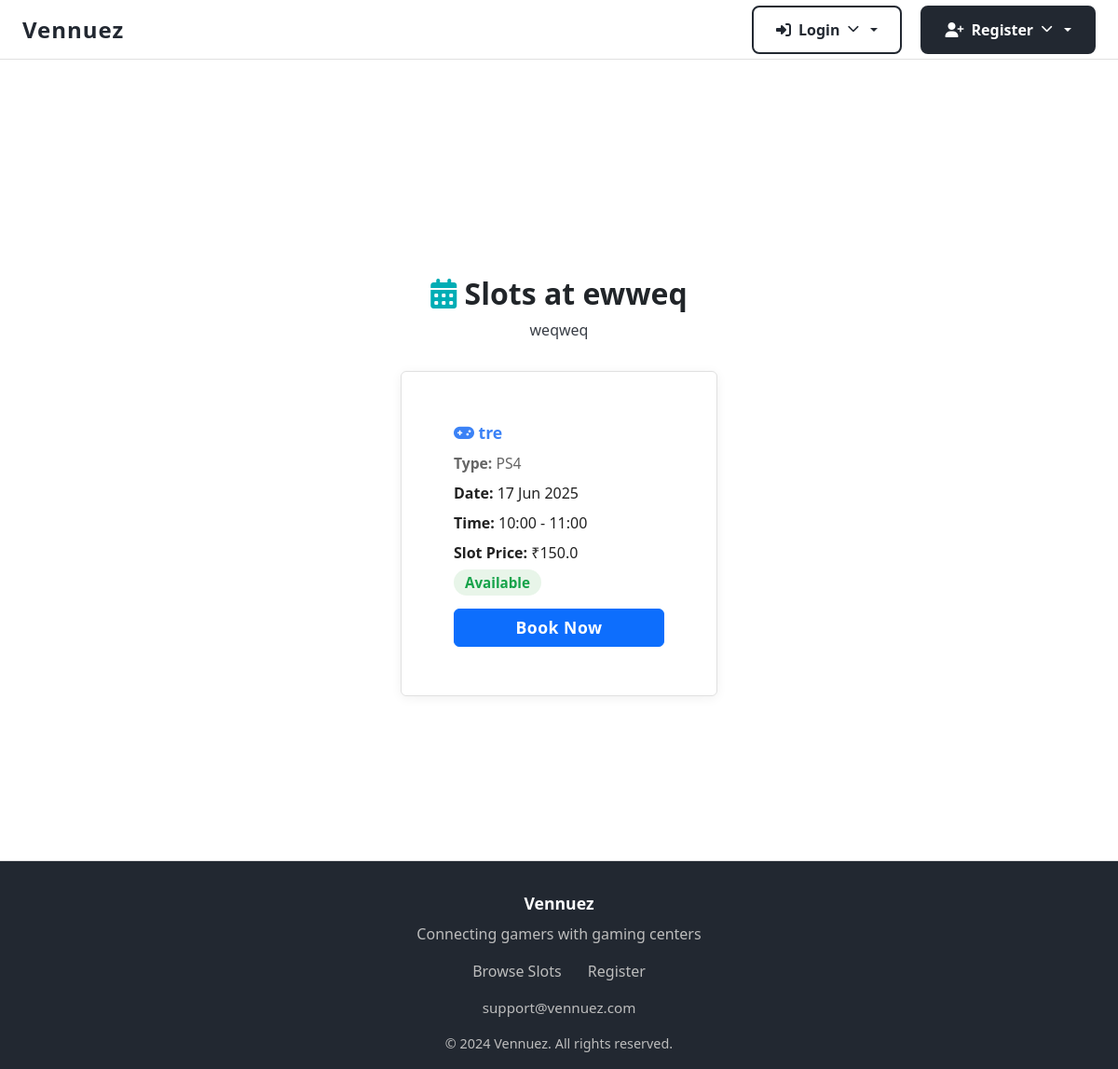
The page /center_slots/3 on the database as committed earlier.
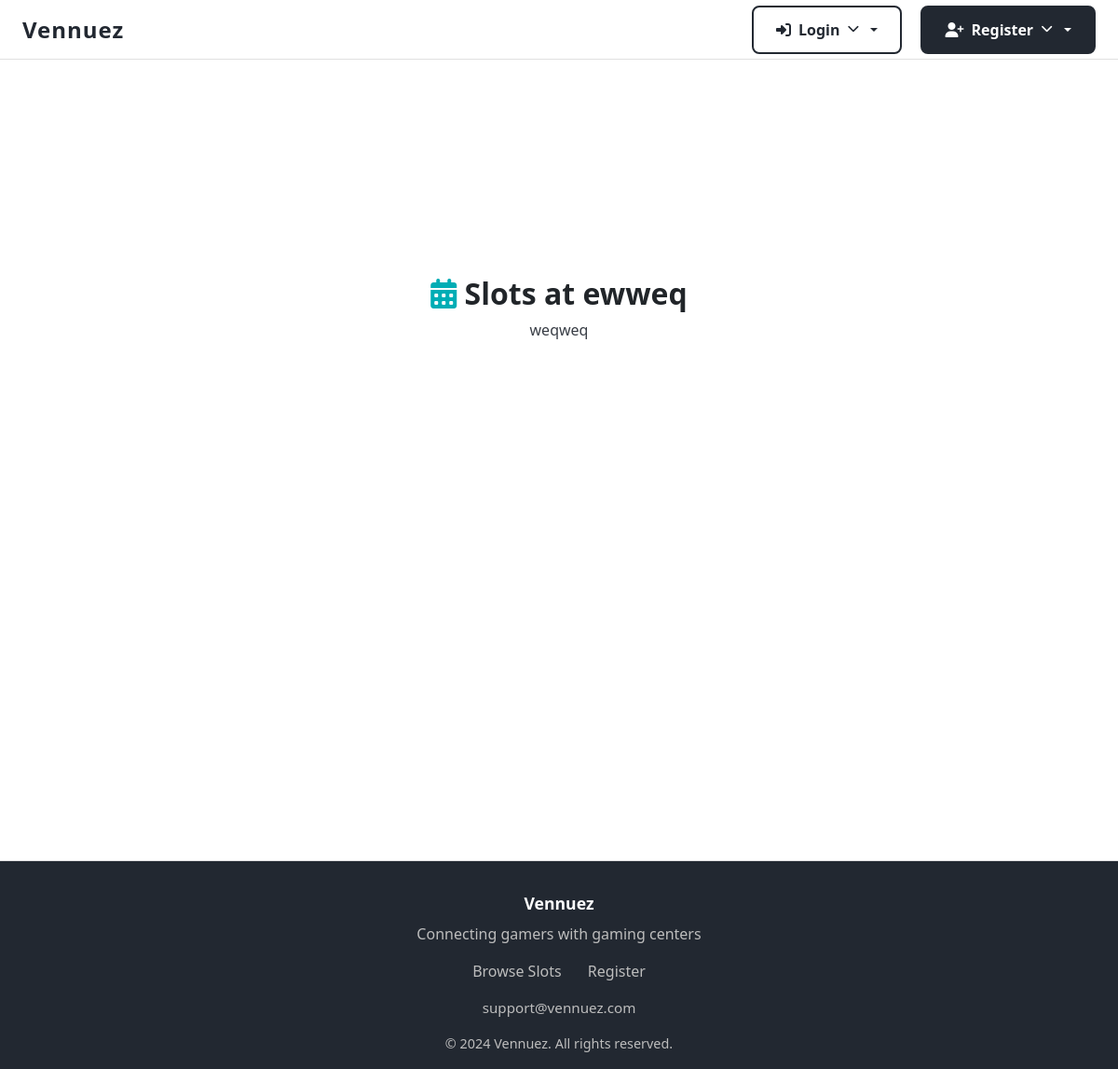
The same page on the database as committed later.
### models.py (models this page shows, shortened)
class TimeSlot(db.Model):
    __tablename__ = 'time_slots'
    id = db.Column(db.Integer, primary_key=True)
    start_time = db.Column(db.DateTime, nullable=False)
    end_time = db.Column(db.DateTime, nullable=False)
    total_amount = db.Column(db.Float, nullable=False)
    advance_paid = db.Column(db.Float, default=50.0)  # Fixed advance amount
    is_booked = db.Column(db.Boolean, default=False)
    snacks_amount = db.Column(db.Float, default=0.0)
    final_amount = db.Column(db.Float, default=0.0)
    completed = db.Column(db.Boolean, default=False)
    number_of_people = db.Column(db.Integer, default=1)  # New field for number of people
    booking_id = db.Column(db.String(20), unique=True, nullable=True)
    customer_name = db.Column(db.String(100), nullable=True)
    customer_phone = db.Column(db.String(20), nullable=True)
    customer_email = db.Column(db.String(120), nullable=True)
    customer_age = db.Column(db.Integer, nullable=True)
    special_requests = db.Column(db.Text, nullable=True)
    contact_sms = db.Column(db.Boolean, default=True)
    contact_whatsapp = db.Column(db.Boolean, default=True)
    contact_email = db.Column(db.Boolean, default=False)
    payment_status = db.Column(db.String(20), default='pending')  # pending, paid, failed
    payment_id = db.Column(db.String(100), nullable=True)
    booking_time = db.Column(db.DateTime, nullable=True)
    created_at = db.Column(db.DateTime, default=datetime.utcnow)
    console_id = db.Column(db.Integer, db.ForeignKey('consoles.id'), nullable=False)
    user_id = db.Column(db.Integer, db.ForeignKey('users.id'), nullable=True)  # Optional for unregistered bookings

class Console(db.Model):
    __tablename__ = 'consoles'
    id = db.Column(db.Integer, primary_key=True)
    name = db.Column(db.String(100), nullable=False)
    console_type = db.Column(db.String(50), nullable=False)
    hourly_rate = db.Column(db.Float, nullable=False)  # Rate per person per hour
    is_available = db.Column(db.Boolean, default=True)
    created_at = db.Column(db.DateTime, default=datetime.utcnow)
    owner_id = db.Column(db.Integer, db.ForeignKey('owners.id'), nullable=False)
    slots = db.relationship('TimeSlot', backref='console', lazy=True, cascade='all, delete-orphan')

### routes.py (the view)
@app.route('/center_slots/<int:owner_id>')
def center_slots(owner_id):
    owner = Owner.query.get_or_404(owner_id)
    slots = TimeSlot.query.join(Console).filter(
        Console.owner_id == owner_id,
        TimeSlot.is_booked == False,
        TimeSlot.start_time > datetime.now(),
        Console.is_available == True
    ).order_by(TimeSlot.start_time).all()
    return render_template('center_slots.html', owner=owner, slots=slots)

### templates/center_slots.html (shortened to what this page needs)
{% extends "base.html" %}
{% block content %}
<section class="center-slots-page" style="padding: 2rem 0;">
    <div class="container">
        <div class="page-header" style="margin-bottom: 2rem; text-align: center;">
            <h1 style="font-size: 2rem; font-weight: 700; margin-bottom: 0.5rem;">
                <i class="fas fa-calendar-alt" style="color: var(--accent);"></i> Slots at {{ owner.gaming_center_name }}
            </h1>
            <p style="color: var(--secondary);">{{ owner.address }}</p>
        </div>
        <div class="slots-list" style="display: flex; flex-wrap: wrap; gap: 2rem; justify-content: center;">
            {% for slot in slots %}
            <div class="card" style="min-width: 280px; max-width: 340px; flex: 1 1 280px; box-shadow: 0 2px 12px rgba(0,0,0,0.06); border: 1.5px solid var(--border); position: relative;">
                <div style="padding: 1.25rem 1.5rem;">
                    <div style="font-size: 1.1rem; font-weight: 700; color: #3b82f6; margin-bottom: 0.5rem;">
                        <i class="fas fa-gamepad"></i> {{ slot.console.name if slot.console else 'Unknown Console' }}
                    </div>
                    <div style="margin-bottom: 0.5rem; color: #666; font-size: 0.98rem;"><b>Type:</b> {{ slot.console.console_type if slot.console else '' }}</div>
                    <div style="margin-bottom: 0.5rem; color: #222;"><b>Date:</b> {{ slot.start_time.strftime('%d %b %Y') }}</div>
                    <div style="margin-bottom: 0.5rem; color: #222;"><b>Time:</b> {{ slot.start_time.strftime('%H:%M') }} - {{ slot.end_time.strftime('%H:%M') }}</div>
                    <div style="margin-bottom: 0.5rem; color: #222;"><b>Slot Price:</b> ₹{{ slot.total_amount }}</div>
                    <div style="margin-bottom: 1rem;">
                        <span style="color: #16a34a; font-weight: 600; background: #e8f5e9; padding: 0.25rem 0.75rem; border-radius: 1rem; font-size: 0.95rem;">Available</span>
                    </div>
                    <a href="{{ url_for('book_slot', slot_id=slot.id) }}" class="btn btn-primary" style="width: 100%; font-size: 1.1rem; font-weight: 600; letter-spacing: 0.5px;">Book Now</a>
                </div>
            </div>
            {% else %}
            <div style="color: var(--secondary); font-size: 1.1rem;">No available slots found for this center.</div>
            {% endfor %}
        </div>
    </div>
</section>
{% endblock %}

Rows that differ between the two databases and show on the page:
no longer on this page (row edited): TimeSlot: console "tre", console "PS4", start_time "17 Jun 2025", start_time "10:00", end_time "11:00", total_amount "150.0"
